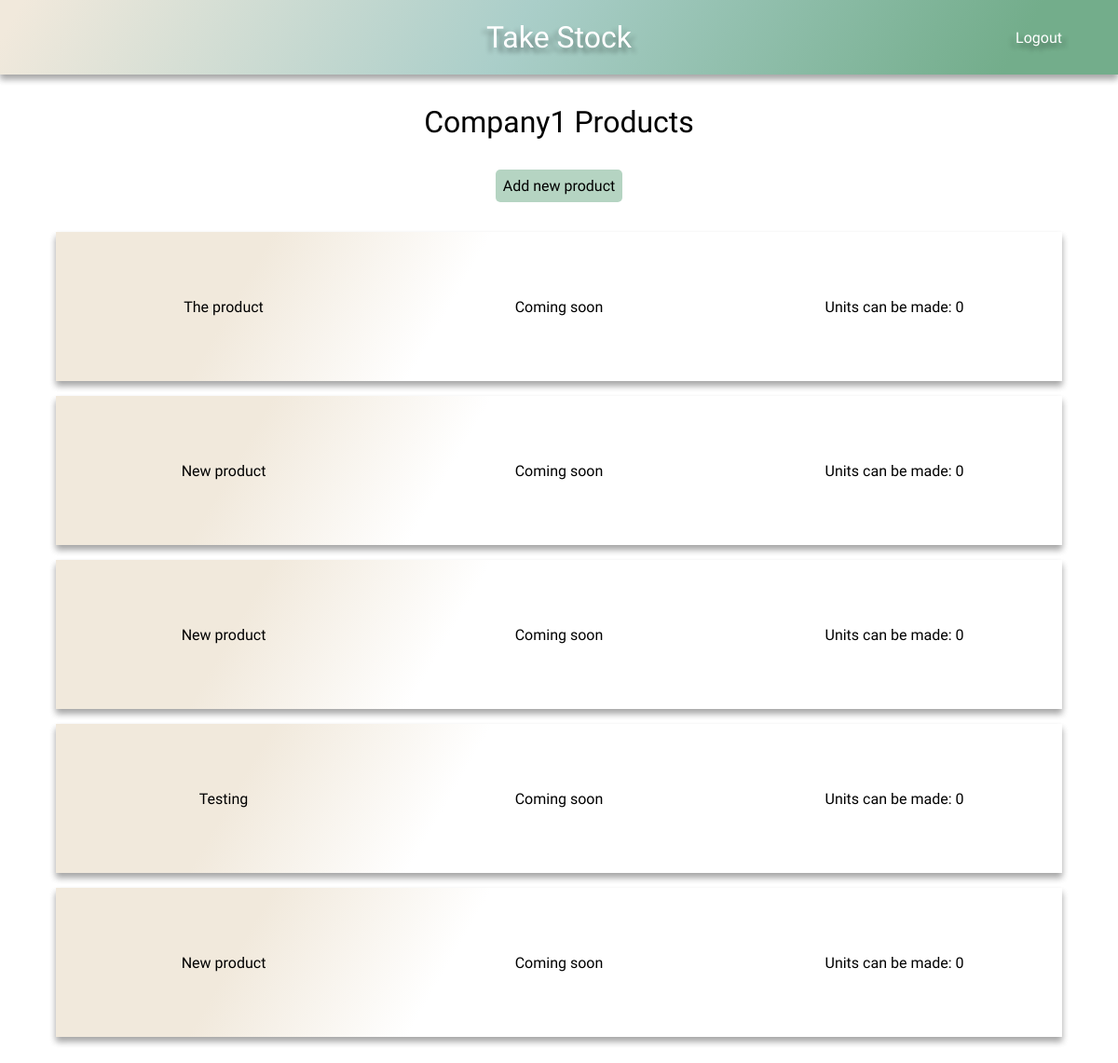
Page /products/ (signed in) on the earlier database version.
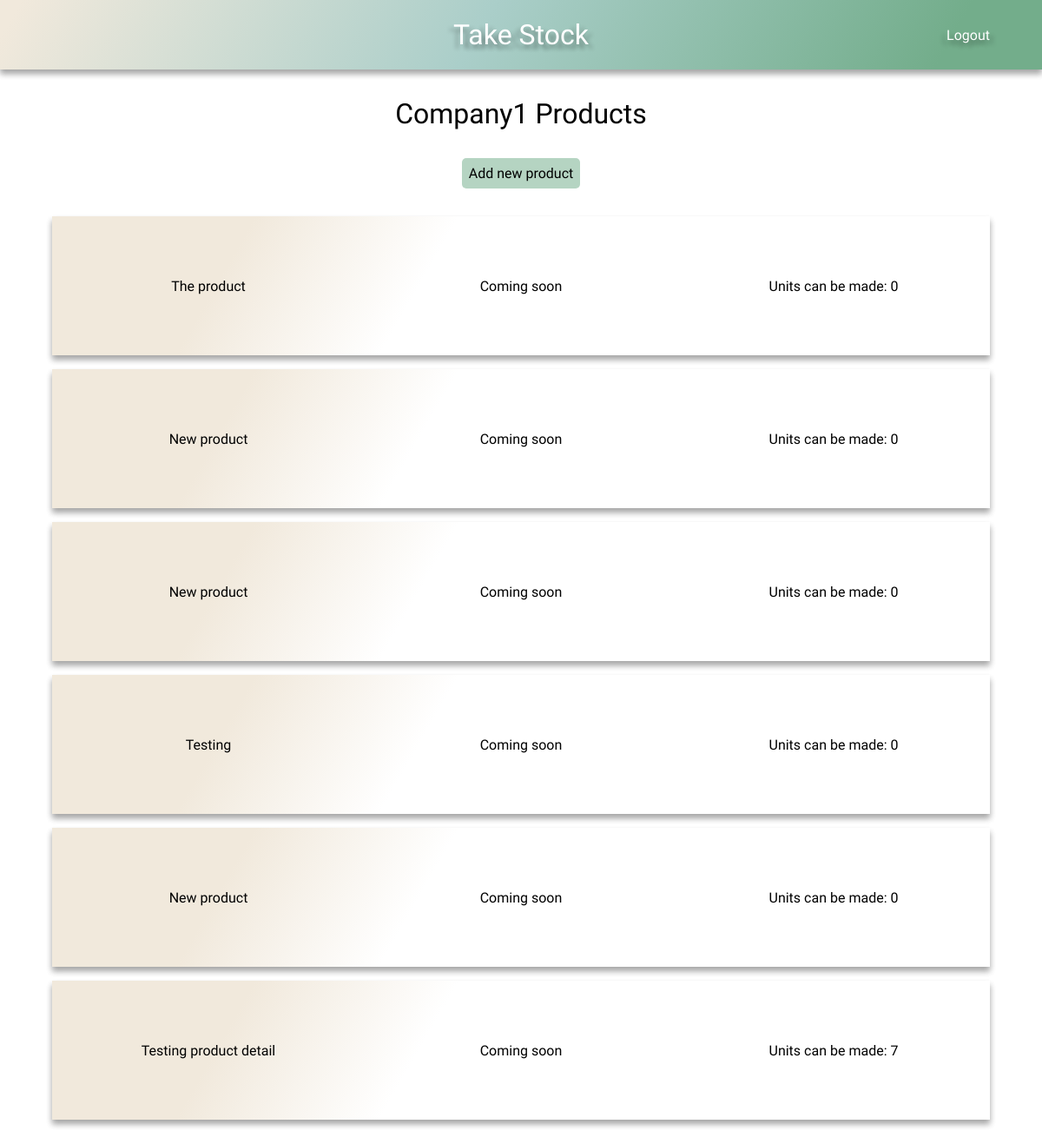
Same page on the later database version.
### stock/models.py (models this page shows)
class Product(models.Model):
    name = models.CharField(max_length=100)
    stock_parts = models.ManyToManyField(Stock)
    company = models.ForeignKey(User, on_delete=models.CASCADE, default=1)
    def __str__(self):
        return f'{self.name}'

### stock/views.py (the view)
# urls.py: path('products/', product_page, name='products'),
def product_page(request):
    default_user = request.user
    products = Product.objects.filter(company=default_user)
    number_to_be_made = {}
    for product in products:
        parts = Parts.objects.filter(
            product_part_belongs_to=product.id
            )
        units = {}
        amount = []
        total_units_to_be_made = {}
        for i in parts:
            units_to_make = (i.item.number_in_stock / i.number_required)
            units_to_make = math.floor(units_to_make)
            units[i.product_part_belongs_to] = units_to_make
            amount.append(units_to_make)
        amount.sort()
        amount = amount[:1]
        if len(amount) == 0 or amount[0] == 0:
            total_units_to_be_made = 0
        else:
            for num in amount:
                int(num)
                total_units_to_be_made = num
        number_to_be_made[product.id] = total_units_to_be_made
    context = {
        'products': products,
        'number_to_be_made': number_to_be_made,
        'default_user': default_user
    }
    return render(request, 'products.html', context)

### stock/templates/products.html
{% extends 'base.html' %}
{% load static %}
{% block head %}
    <link rel="stylesheet" href="{% static 'css/product.css' %}">
    <link rel="stylesheet" href="{% static 'css/style.css' %}">
{% endblock %}
{% block content %}
    <h1>{{ default_user|title }} Products</h1>
    <div class="add-new btn btn-submit btn-hover">
        <a href="{% url 'add_new_product' %}">Add new product</a>
    </div>
    <div class="product-container">
        {% for product in products %}
            <div class="product-row">
                <div class="product">
                    <a href="{% url 'product-detail' product.id %}">{{ product }}</a>
                </div>
                <div class="orders">
                    Coming soon
                </div>
                <div class="unit-number">
                    {% for key, value in number_to_be_made.items %}
                        {% if product.id == key %}
                            Units can be made: {{ value }}
                        {% endif %}
                    {% endfor %}
                </div>
            </div>
        {% endfor %}
    </div>
{% endblock %}

Differences in the rows shown:
added Product: name "Testing product detail", number_to_be_made "7"
